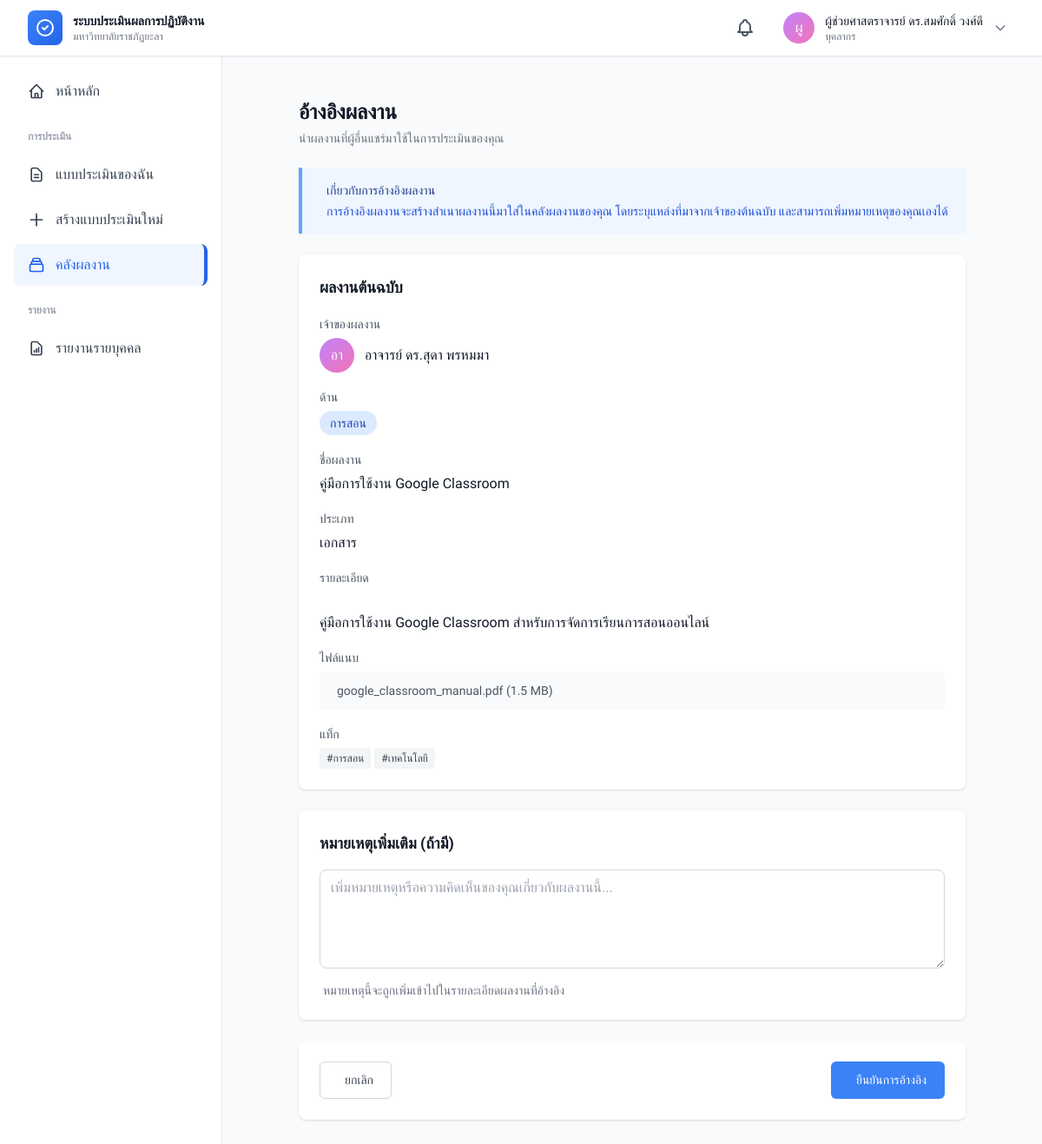
Page /modules/portfolio/claim.php?id=5 (signed in) on the committed database.
### tables this page shows
CREATE TABLE `portfolios` (
  `portfolio_id` int(11) NOT NULL,
  `user_id` int(11) NOT NULL,
  `aspect_id` int(11) NOT NULL,
  `title` varchar(500) NOT NULL,
  `description` text DEFAULT NULL,
  `work_type` varchar(100) DEFAULT NULL,
  `work_date` date DEFAULT NULL,
  `max_usage_count` int(11) DEFAULT 1,
  `current_usage_count` int(11) DEFAULT 0,
  `file_path` varchar(500) DEFAULT NULL,
  `file_name` varchar(255) DEFAULT NULL,
  `file_size` int(11) DEFAULT NULL,
  `is_shared` tinyint(1) DEFAULT 0,
  `created_by` int(11) DEFAULT NULL,
  `updated_by` int(11) DEFAULT NULL,
  `tags` varchar(500) DEFAULT NULL,
  `created_at` timestamp NOT NULL DEFAULT current_timestamp(),
  `updated_at` timestamp NOT NULL DEFAULT current_timestamp() ON UPDATE current_timestamp()
);

CREATE TABLE `users` (
  `user_id` int(11) NOT NULL,
  `username` varchar(50) NOT NULL,
  `password` varchar(255) NOT NULL,
  `email` varchar(100) NOT NULL,
  `full_name_th` varchar(255) NOT NULL,
  `full_name_en` varchar(255) DEFAULT NULL,
  `personnel_type` enum('academic','support','lecturer') NOT NULL,
  `personnel_type_id` int(11) DEFAULT NULL,
  `department_id` int(11) DEFAULT NULL,
  `position` varchar(100) DEFAULT NULL,
  `role` enum('admin','staff','manager') NOT NULL DEFAULT 'staff',
  `is_active` tinyint(1) DEFAULT 1,
  `last_login` datetime DEFAULT NULL,
  `created_at` timestamp NOT NULL DEFAULT current_timestamp(),
  `updated_at` timestamp NOT NULL DEFAULT current_timestamp() ON UPDATE current_timestamp()
);

CREATE TABLE `evaluation_aspects` (
  `aspect_id` int(11) NOT NULL,
  `personnel_type_id` int(11) DEFAULT NULL,
  `aspect_code` varchar(20) NOT NULL,
  `aspect_name_th` varchar(255) NOT NULL,
  `aspect_name_en` varchar(255) DEFAULT NULL,
  `description` text DEFAULT NULL,
  `max_score` decimal(10,2) DEFAULT 100.00,
  `weight_percentage` decimal(5,2) DEFAULT 0.00,
  `sort_order` int(11) DEFAULT 0,
  `display_order` int(11) DEFAULT 0,
  `is_active` tinyint(1) DEFAULT 1,
  `created_by` int(11) DEFAULT NULL,
  `updated_by` int(11) DEFAULT NULL,
  `created_at` timestamp NOT NULL DEFAULT current_timestamp(),
  `updated_at` timestamp NOT NULL DEFAULT current_timestamp() ON UPDATE current_timestamp()
);

### includes/helpers.php (called while the page is built, shortened)
<?php
function format_bytes($bytes, $precision = 2)
{
    $units = ['Bytes', 'KB', 'MB', 'GB', 'TB'];
    $base = log($bytes, 1024);
    $pow = floor($base);
    return round(pow(1024, $base - $pow), $precision) . ' ' . $units[$pow];
}
function e($string)
{
    return htmlspecialchars($string, ENT_QUOTES, 'UTF-8');
}

### config/app.php (called while the page is built, shortened)
<?php
function url($path = '')
{
    return APP_URL . '/' . ltrim($path, '/');
}

### modules/portfolio/claim.php (the view, shortened to what this page needs)
<?php
require_once APP_ROOT . '/config/app.php';
require_once APP_ROOT . '/includes/helpers.php';
$db = getDB();
$user_id = $_SESSION['user']['user_id'];
$source_portfolio_id = $_GET['id'] ?? 0;
$stmt = $db->prepare("
    SELECT p.*, ea.aspect_name_th, u.full_name_th as owner_name
    FROM portfolios p
    LEFT JOIN evaluation_aspects ea ON p.aspect_id = ea.aspect_id
    LEFT JOIN users u ON p.user_id = u.user_id
    WHERE p.portfolio_id = ?
    AND p.user_id != ?
    AND p.is_shared = 1
");
$stmt->execute([$source_portfolio_id, $user_id]);
$source_portfolio = $stmt->fetch();
include APP_ROOT . '/includes/header.php';
?>
<div class="container mx-auto px-4 py-6">
    <div class="max-w-3xl mx-auto">
        <div class="mb-6">
            <h1 class="text-2xl font-bold text-gray-900">อ้างอิงผลงาน</h1>
            <p class="mt-1 text-sm text-gray-500">
                นำผลงานที่ผู้อื่นแชร์มาใช้ในการประเมินของคุณ
            </p>
        </div>
        <div class="mb-6 bg-blue-50 border-l-4 border-blue-400 p-4 rounded-r">
            <div class="flex">
                <div>
                    <p class="text-sm font-medium text-blue-900">เกี่ยวกับการอ้างอิงผลงาน</p>
                    <p class="text-sm text-blue-700 mt-1">
                        การอ้างอิงผลงานจะสร้างสำเนาผลงานนี้มาใส่ในคลังผลงานของคุณ
                        โดยระบุแหล่งที่มาจากเจ้าของต้นฉบับ และสามารถเพิ่มหมายเหตุของคุณเองได้
                    </p>
                </div>
            </div>
        </div>
        <div class="bg-white rounded-lg shadow mb-6">
            <div class="p-6">
                <h3 class="text-lg font-semibold text-gray-900 mb-4">ผลงานต้นฉบับ</h3>
                <div class="space-y-4">
                    <div>
                        <label class="text-sm text-gray-600">เจ้าของผลงาน</label>
                        <div class="flex items-center mt-1">
                            <div
                                class="w-10 h-10 bg-gradient-to-br from-purple-400 to-pink-400 rounded-full flex items-center justify-center text-white font-medium mr-3">
                                <?php echo mb_substr($source_portfolio['owner_name'], 0, 2); ?>
                            </div>
                            <p class="font-medium text-gray-900"><?php echo e($source_portfolio['owner_name']); ?></p>
                        </div>
                    </div>
                    <div>
                        <label class="text-sm text-gray-600">ด้าน</label>
                        <p class="mt-1">
                            <span
                                class="inline-block px-3 py-1 text-sm font-medium rounded-full bg-blue-100 text-blue-800">
                                <?php echo e($source_portfolio['aspect_name_th']); ?>
                            </span>
                        </p>
                    </div>
                    <div>
                        <label class="text-sm text-gray-600">ชื่อผลงาน</label>
                        <p class="mt-1 font-medium text-gray-900">
                            <?php echo e($source_portfolio['title']); ?>
                        </p>
                    </div>
                    <?php if ($source_portfolio['work_type']): ?>
                        <div>
                            <label class="text-sm text-gray-600">ประเภท</label>
                            <p class="mt-1 text-gray-900">
                                <?php echo e($source_portfolio['work_type']); ?>
                            </p>
                        </div>
                    <?php endif; ?>
                    <?php if ($source_portfolio['description']): ?>
                        <div>
                            <label class="text-sm text-gray-600">รายละเอียด</label>
                            <p class="mt-1 text-gray-900 whitespace-pre-line">
                                <?php echo e($source_portfolio['description']); ?>
                            </p>
                        </div>
                    <?php endif; ?>
                    <?php if ($source_portfolio['file_name']): ?>
                        <div>
                            <label class="text-sm text-gray-600">ไฟล์แนบ</label>
                            <div class="mt-1 flex items-center text-sm text-gray-600 bg-gray-50 p-3 rounded">
                                <?php echo e($source_portfolio['file_name']); ?>
                                (<?php echo format_bytes($source_portfolio['file_size']); ?>)
                            </div>
                        </div>
                    <?php endif; ?>
                    <?php if ($source_portfolio['tags']): ?>
                        <div>
                            <label class="text-sm text-gray-600">แท็ก</label>
                            <div class="mt-1 flex flex-wrap gap-1">
                                <?php foreach (explode(',', $source_portfolio['tags']) as $tag): ?>
                                    <span class="inline-block px-2 py-1 text-xs bg-gray-100 text-gray-700 rounded">
                                        #<?php echo e(trim($tag)); ?>
                                    </span>
                                <?php endforeach; ?>
                            </div>
                        </div>
                    <?php endif; ?>
                </div>
            </div>
        </div>
        <form method="POST">
            <div class="bg-white rounded-lg shadow mb-6">
                <div class="p-6">
                    <h3 class="text-lg font-semibold text-gray-900 mb-4">หมายเหตุเพิ่มเติม (ถ้ามี)</h3>
                    <textarea name="custom_note"
                        class="w-full border border-gray-300 rounded-lg px-3 py-2 focus:ring-2 focus:ring-blue-500 focus:border-transparent"
                        rows="4" placeholder="เพิ่มหมายเหตุหรือความคิดเห็นของคุณเกี่ยวกับผลงานนี้..."></textarea>
                    <p class="mt-2 text-sm text-gray-500">
                        หมายเหตุนี้จะถูกเพิ่มเข้าไปในรายละเอียดผลงานที่อ้างอิง
                    </p>
                </div>
            </div>
            <div class="bg-white rounded-lg shadow">
                <div class="p-6">
                    <div class="flex items-center justify-between">
                        <a href="<?php echo url('modules/portfolio/search.php'); ?>" class="btn btn-outline">
                            ยกเลิก
                        </a>
                        <button type="submit" class="btn btn-primary">
                            ยืนยันการอ้างอิง
                        </button>
                    </div>
                </div>
            </div>
        </form>
    </div>
</div>
<?php include APP_ROOT . '/includes/footer.php'; ?>

### assets/css/custom.css (style rules this page uses)
* { margin: 0; padding: 0; box-sizing: border-box; }
body { font-family: 'Sarabun', -apple-system, BlinkMacSystemFont, 'Segoe UI', sans-serif; -webkit-font-smoothing: antialiased; -moz-osx-font-smoothing: grayscale; }
a, button, input, select, textarea { transition: all 0.2s ease-in-out; }
input[type="text"], input[type="email"], input[type="password"], input[type="number"], input[type="date"], input[type="tel"], select, textarea { appearance: none; -webkit-appearance: none; -moz-appearance: none; }

### includes/header.php (style rules this page uses)
body { font-family: 'Sarabun', sans-serif; }
.btn { display: inline-flex; align-items: center; justify-content: center; padding: 0.625rem 1.25rem; font-size: 0.875rem; font-weight: 500; border-radius: 0.375rem; border: 1px solid transparent; cursor: pointer; transition: all 0.2s; text-decoration: none; }
.btn-primary { background-color: #3b82f6; color: white; }
.btn-outline { background-color: white; color: #374151; border-color: #d1d5db; }
.space-y-4>*+* { margin-top: 1rem; }

### rows in the picture
portfolios: user.full_name_th "อา", user.full_name_th "อาจารย์ ดร.สุดา พรหมมา", aspect.aspect_name_th "การสอน", title "คู่มือการใช้งาน Google Classroom", work_type "เอกสาร", description "คู่มือการใช้งาน Google Classroom สำหรับการจัดการเรียนการสอนออนไลน์", file_name "google_classroom_manual.pdf", file_size "1.5 MB", tags "การสอน", tags "เทคโนโลยี"

### other values in the picture
mb_substr($current_user['full_name_th'], 0, 2) "ผู"
$current_user['full_name_th'] "ผู้ช่วยศาสตราจารย์ ดร.สมศักดิ์ วงศ์ดี"
$role_names[$current_user['role']] "บุคลากร"
